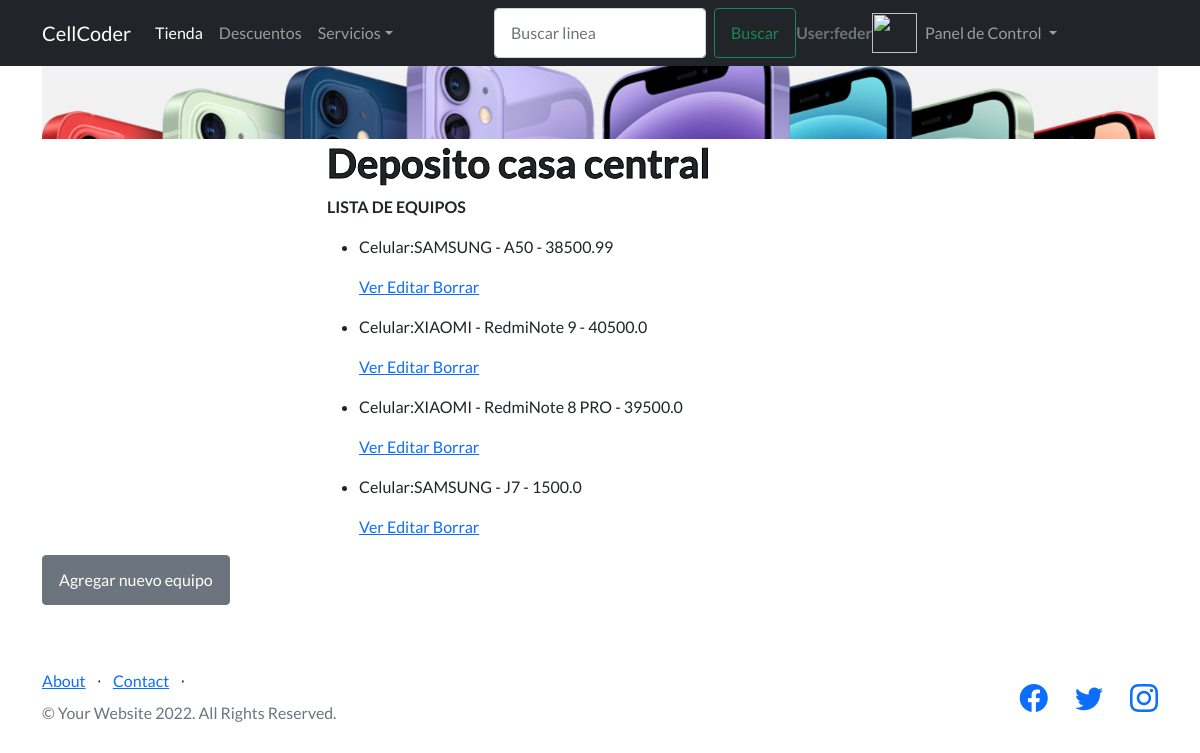
Before: /AppFinal/celulares/list (signed in) with the older database file.
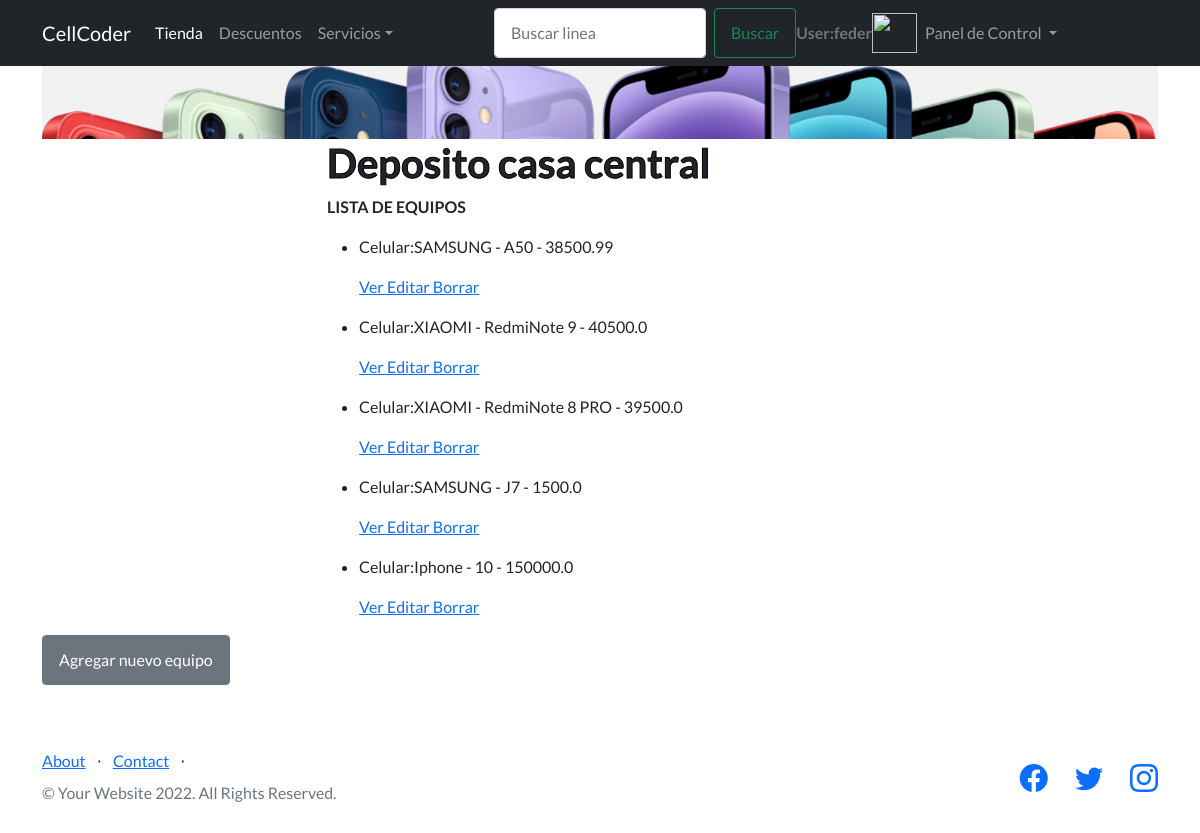
After: the same page with the newer database file.
### AppFinal/models.py (models this page shows, shortened)
class Celular(models.Model):
    marca=models.CharField(max_length=40)
    modelo=models.CharField(max_length=40)
    precio=models.FloatField()

### AppFinal/views.py (the view)
# urls.py: path('celulares/list', views.CeluList.as_view(), name='Listc'),
class CeluList(ListView):
        model=Celular
        template_name="AppFinal/celulares_list.html"

### AppFinal/templates/AppFinal/celulares_list.html (shortened to what this page needs)
{% extends "AppFinal/padre.html" %}
        {% load static %}
{% block contenidoQueCambia %}
<center>
    <img class="container position-relative " src="{%static 'AppFinal/assets/img/este.jpg'%}" alt="...">
</center>
<div class="container position-relative">
    <div class="row justify-content-center">
        <div class="col-xl-6">
            <h1> Deposito casa central </h1>
            <div><b> LISTA DE EQUIPOS </b></div>
            <ul>
                {% for celular in object_list %}
                <li>
                    <p> Celular:{{celular.marca}}   -   {{celular.modelo}}   -    {{celular.precio}}</p>
                    <p>
                        <a href="{% url 'Detailc' celular.id %}"> Ver </a>
                        <a href="{% url 'Editc' celular.id %}"> Editar </a>
                        <a href="{% url 'Deletec' celular.id %}"> Borrar </a>
                    </p>
                </li>
                {% endfor %}
            </ul>
        </div>
    </div>
    <a href={% url "tuCelu" %} class="btn btn-secondary" tabindex="-1" role="button" aria-disabled="true">Agregar nuevo equipo</a>
</div>
{% endblock %}

Changed rows visible on the page:
added Celular: marca "Iphone", modelo "10", precio "150000.0"
